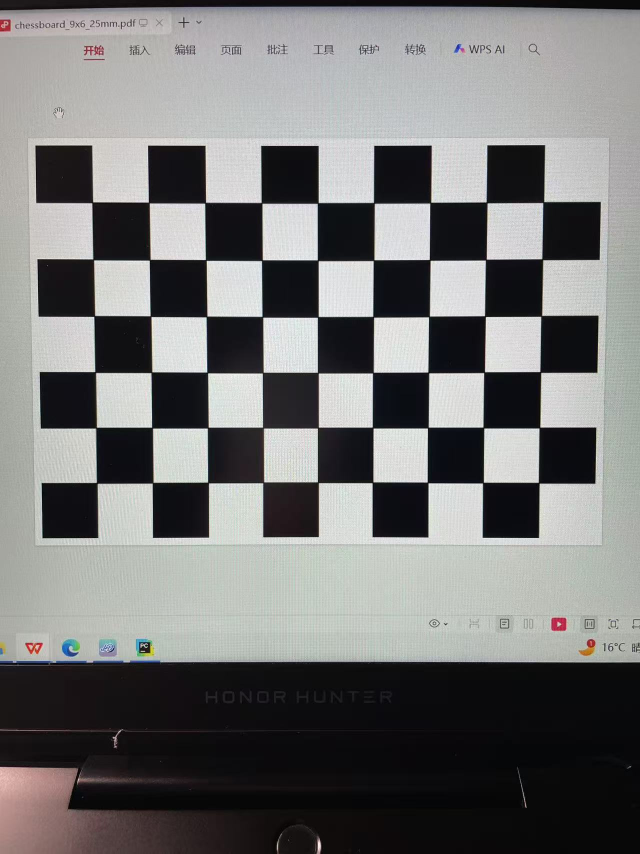
#> input picture practice4/images/01.jpg, 1280 x 1707 px (shown at 1/2 size); its folder holds only this picture in this run
$ python calibrate.py
#> lines starting #> are read from the running program, lines starting #| are printed output that depends on the picture; after the words box and inside, x2 and y2 are one past the last pixel; in counts of white or black regions, pixels touching at a corner belong together; long printed decimals are rounded
import math
import cv2
import numpy as np
import os


def rotationMatrixToEulerAngles(R):
    """ 将旋转矩阵转换为欧拉角（ZYX顺序）"""
    # 检查是否为有效旋转矩阵
    assert (np.allclose(np.dot(R, R.T), np.eye(3), atol=1e-6))
    assert (np.allclose(np.linalg.det(R), 1.0, atol=1e-6))

    sy = math.sqrt(R[0, 0] * R[0, 0] + R[1, 0] * R[1, 0])
    singular = sy < 1e-6

    if not singular:
        x = math.atan2(R[2, 1], R[2, 2])  # 绕X轴
        y = math.atan2(-R[2, 0], sy)  # 绕Y轴
        z = math.atan2(R[1, 0], R[0, 0])  # 绕Z轴
    else:
        x = math.atan2(-R[1, 2], R[1, 1])
        y = math.atan2(-R[2, 0], sy)
        z = 0

    return np.degrees([z, y, x])  # 返回 ZYX 欧拉角（单位：度）


# 配置
chessboard_size = (9, 6)  # 角点数量
square_size = 17.0  # 每个格子的边长（mm）
BASE_DIR = os.path.dirname(os.path.abspath(__file__))
image_dir = os.path.join(BASE_DIR, 'images')

# 角点的世界坐标，x轴从左向右，y轴自上而下，z轴垂直指向相机
world = []
for i in range(chessboard_size[1]):
    for j in range(chessboard_size[0]):
        world.append([j * square_size, i * square_size, 0])
world = np.array(world, dtype=np.float32)

world_points = []  # 世界坐标
img_points = []  # 像素坐标

# 遍历图像，识别角点
image_names = os.listdir(image_dir)
for name in image_names:
    path = os.path.join(image_dir, name)
    img = cv2.imread(path)
#> img is the input picture: shape (1707, 1280, 3); mean B, G, R 117.7, 118.2, 118.1
    gray = cv2.cvtColor(img, cv2.COLOR_BGR2GRAY)  # 将彩色图像转成灰度图
    # corners(9*6, 1, 2)，表示找到的角点的像素坐标
    exist_corners, corners = cv2.findChessboardCorners(gray, chessboard_size, None)
#> exist_corners = True; corners = 54 rows, first 8: [184.1, 406], [297.4, 404.5], [410, 406.9], [523, 405.5], [635.2, 407], [747.5, 405.5], [860.3, 406.5], [974.8, 406.1]
    if exist_corners:
        world_points.append(world)
        # 对刚才的像素坐标进一步精确定位
        criteria = (cv2.TERM_CRITERIA_EPS + cv2.TERM_CRITERIA_MAX_ITER, 30, 0.001)
        corners2 = cv2.cornerSubPix(gray, corners, (11, 11), (-1, -1), criteria)
#> corners2 = 54 rows, first 8: [184.9, 405.2], [298.1, 405.5], [410.8, 406], [523.5, 406.3], [635.9, 406.4], [748.3, 406.3], [861, 405.7], [973.8, 405.3]
        img_points.append(corners2)
        # 显示识别出的角点
        cv2.drawChessboardCorners(img, chessboard_size, corners2, exist_corners)
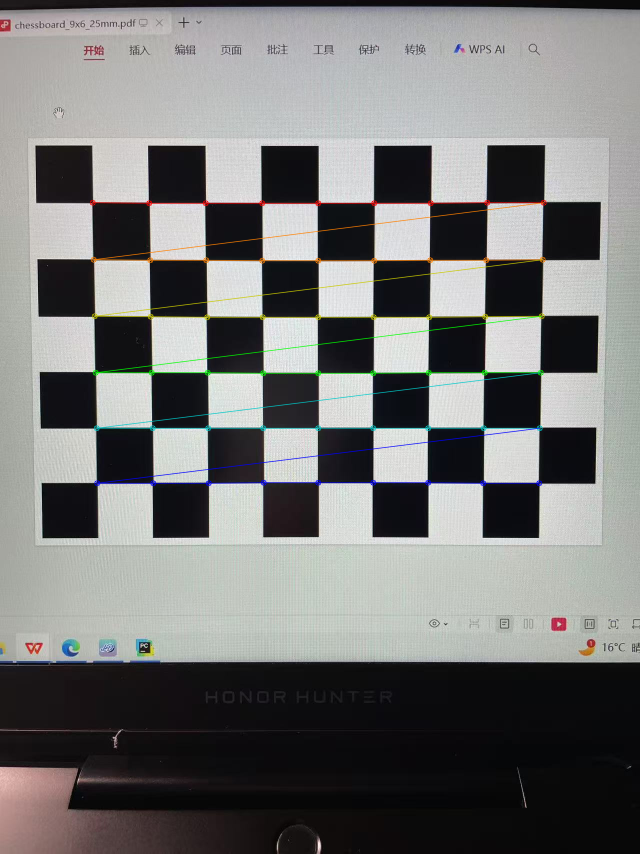
#> img: shape (1707, 1280, 3) (shown at 1/2 size); 1.55% of pixels changed, all inside (x1, y1, x2, y2) = (179, 399, 1094, 973)
        cv2.namedWindow("Corners", cv2.WINDOW_NORMAL)
        cv2.resizeWindow("Corners", 800, 600)
        screen_img = cv2.resize(img, (800, 600), interpolation=cv2.INTER_AREA)
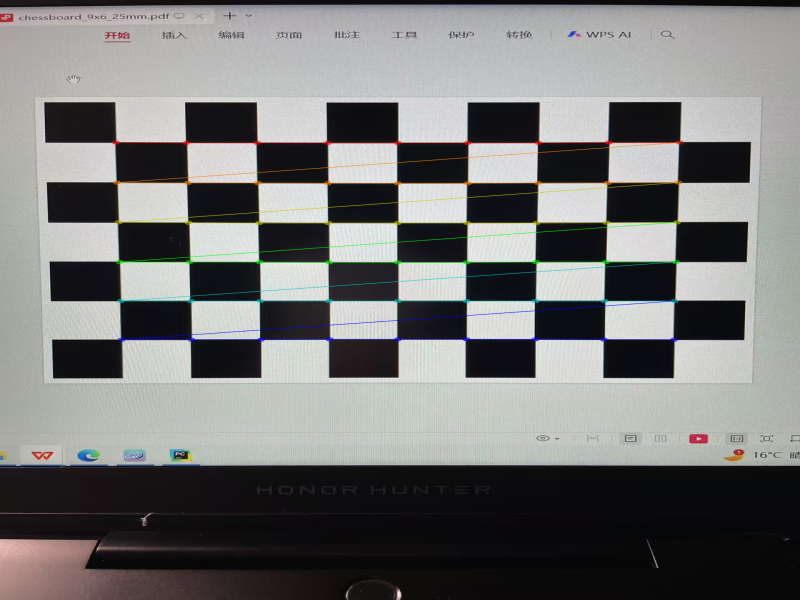
#> screen_img: shape (600, 800, 3); mean B, G, R 117.6, 118.6, 118.2
        cv2.imshow("Corners", screen_img)
        cv2.waitKey(100)
cv2.destroyAllWindows()

# 标定
exist_corners, camera_matrix, dist_coeffs, rvecs, tvecs = cv2.calibrateCamera(
    objectPoints=world_points,
    imagePoints=img_points,
    imageSize=gray.shape[::-1],
    cameraMatrix=None,  # 初始相机内参矩阵,none表示自动估计
    distCoeffs=None  # 畸变系数
)
#> exist_corners = 0.101; camera_matrix = [[4193.7, 0, 648.2], [0, 4226.5, 861.7], [0, 0, 1]]; dist_coeffs = [[1.84, -81.59, 0.000231, 0.00168, 1356.2]]; rvecs = ([0.13, -0.00211, -0.000165],); tvecs = ([-69.87, -68.32, 642],)

# 输出标定结果并转换为欧拉角
print("内参矩阵 K\n", camera_matrix)
#| 内参矩阵 K
#|  [[4.19371985e+03 0.00000000e+00 6.48173178e+02]
#|  [0.00000000e+00 4.22648983e+03 8.61729089e+02]
#|  [0.00000000e+00 0.00000000e+00 1.00000000e+00]]
print("畸变系数  \n", dist_coeffs.ravel())
#| 畸变系数
#|  [ 1.84292927e+00 -8.15894289e+01  2.31463044e-04  1.68488430e-03
#|   1.35622395e+03]
for i in range(len(rvecs)):
    print("\n图像 {}:".format(i + 1))
    print("旋转向量  :", rvecs[i].ravel())
    print("平移向量 t:", tvecs[i].ravel())
    R, _ = cv2.Rodrigues(rvecs[i])  # 旋转向量 → 旋转矩阵
    euler_angles = rotationMatrixToEulerAngles(R)  # 旋转矩阵 → 欧拉角 (ZYX顺序)
    print("欧拉角(ZYX): Z={:.2f}°, Y={:.2f}°, X={:.2f}°".format(*euler_angles))
#> this loop made 1 pass
#> (sy in rotationMatrixToEulerAngles, singular in rotationMatrixToEulerAngles, x in rotationMatrixToEulerAngles, y in rotationMatrixToEulerAngles, z in rotationMatrixToEulerAngles, euler_angles) on pass 1: (1, False, 0.13, -0.00209, -0.000302, [-0.0173, -0.12, 7.48])
#| 图像 1:
#| 旋转向量  : [ 0.1305 -0.002111 -0.0001648]
#| 平移向量 t: [-69.870 -68.317  641.990 ]
#| 欧拉角(ZYX): Z=-0.02°, Y=-0.12°, X=7.48°

# 计算平均重投影误差
total_error = 0
for i in range(len(world_points)):
    imgpoints2, _ = cv2.projectPoints(world_points[i], rvecs[i], tvecs[i], camera_matrix, dist_coeffs)
    error = cv2.norm(img_points[i], imgpoints2, cv2.NORM_L2) / len(imgpoints2)
    total_error += error
#> this loop made 1 pass
#> (error, total_error) on pass 1: (0.0137, 0.0137)
#> after the loop, total_error = 0.0137
print("平均重投影误差\n", total_error / len(world_points))
#| 平均重投影误差
#|  0.0137

# 保存结果
np.savez(f"{BASE_DIR}/camera_params.npz", camera_matrix=camera_matrix, dist_coeffs=dist_coeffs)
print("\n参数已保存为 camera_params.npz")
